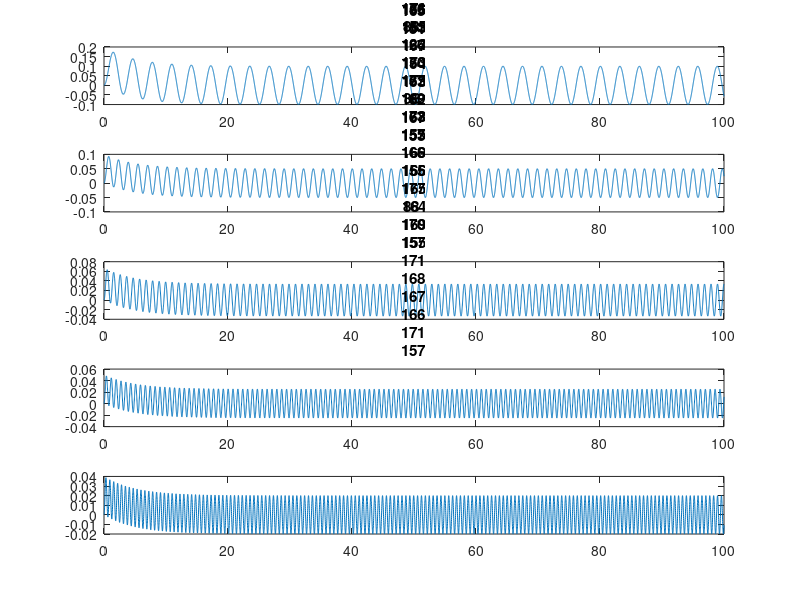

MATLAB code to generate this figure: (Note: this script raises an error after producing the figure.)
%%Frequency responses for Lab 5 problem 2

R = 5; % initialise resistance
C = 1; % initialise capacitance
G = tf(1, [R*C, 1]); % the 'tf' function creates a system transfer function
% inputs are numerator and denominator; denominator as a vector

figure; 
count = 1;
for i = 2:2:10
    subplot(5,1,count)
t = 0:0.01:100; u = sin(i.*t); % define input to system every 0.01 seconds
y = lsim(G, u, t); % run system with defined input
plot(t, y); % plots system response
title([num2str(i) + " rad Frequency response"]);
hold on;
count = count + 1;
end


amp2 = 0.1;
amp4 = 0.05;
amp6 = 0.03;
amp8 = 0.025;
amp10 = 0.02;
